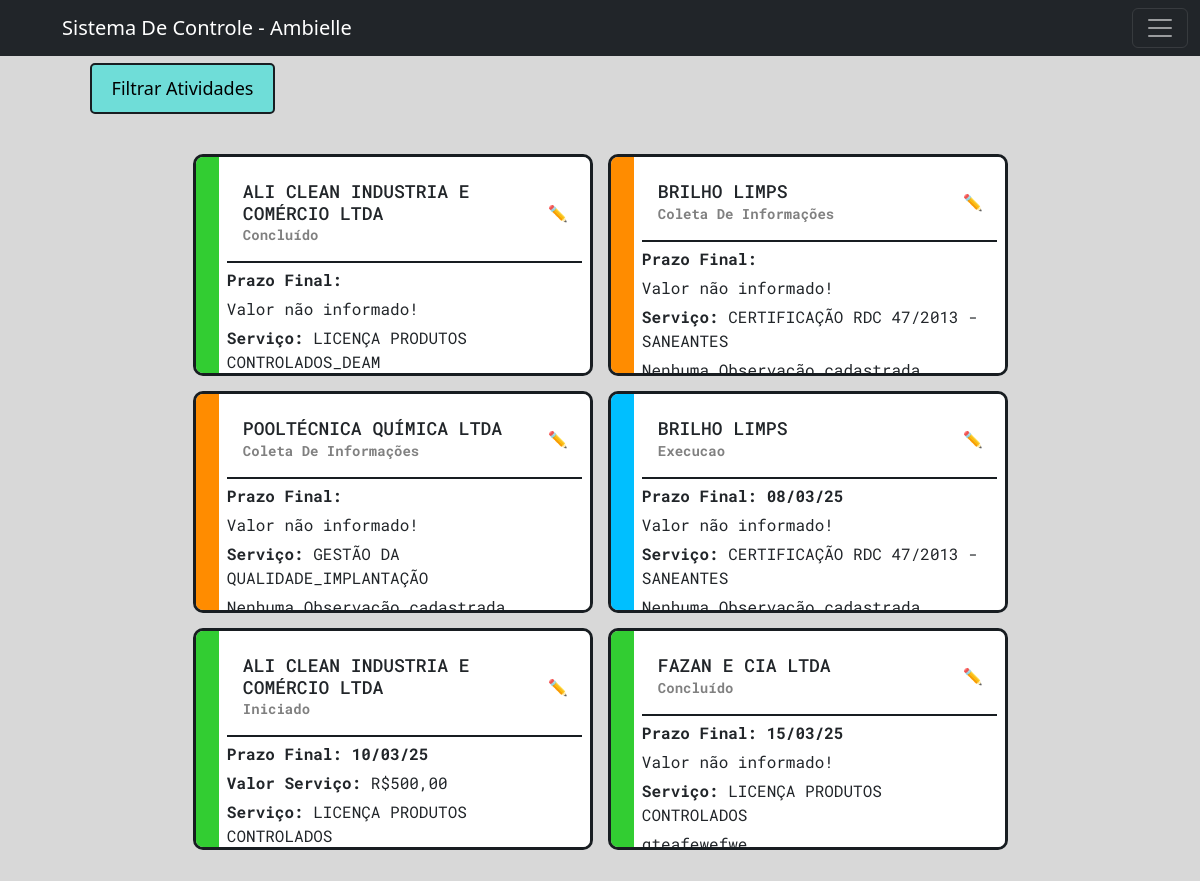
The app's page /ambielle/tarefas/ (signed in), older data.
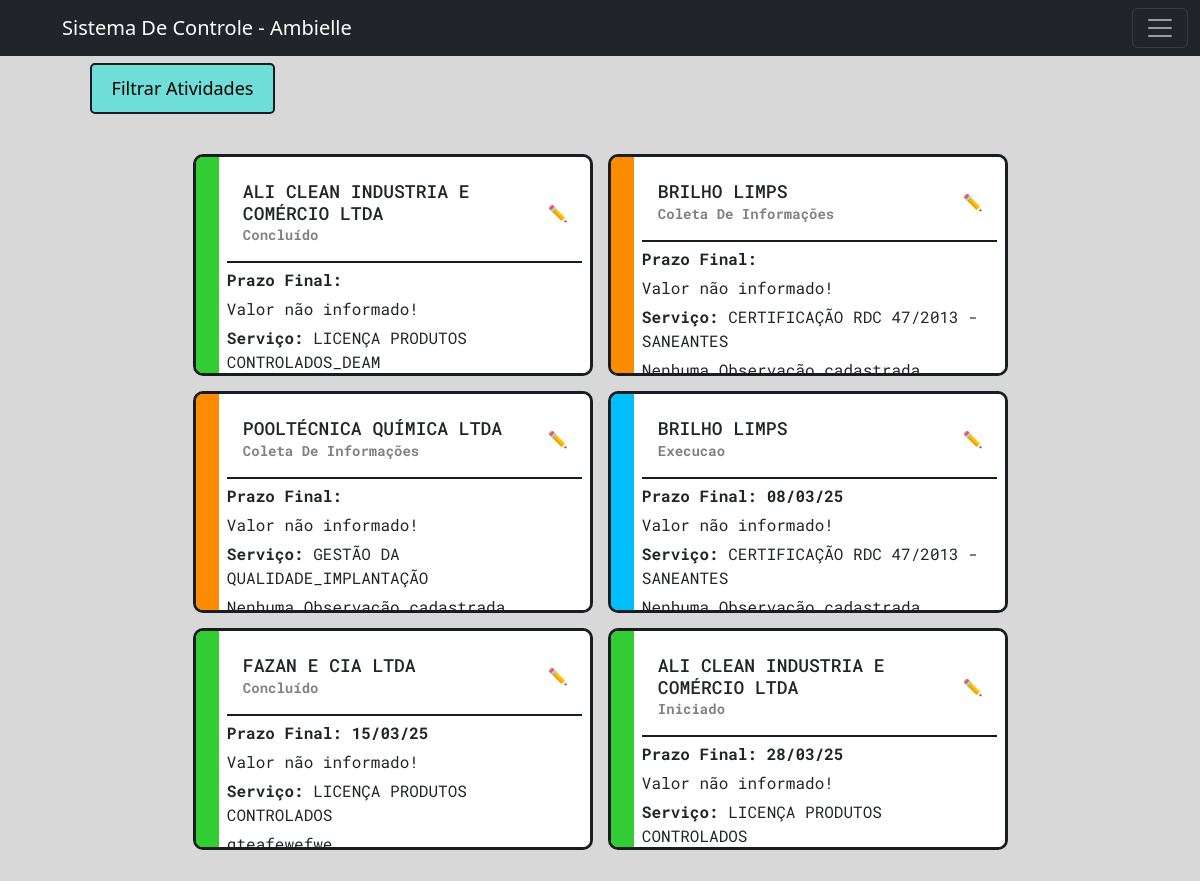
The same page, newer data.
### workflow/models.py (models this page shows, shortened)
class Tarefa(models.Model):
    STATUS_CHOICES = [
        ('Iniciado', 'Iniciado'),
        ('Coleta De Informações', 'Coleta de Informações'),
        ('Execucao', 'Execução'),
        ('Aprovação Cliente', 'Aprovação Cliente'),
        ('Concluído', 'Concluído'),
        ('Encerrado', 'Encerrado'),
    ]
    tipo_servico = models.ForeignKey(TipoServico, on_delete=models.CASCADE, related_name="tarefas")
    cliente = models.ForeignKey(Cliente, on_delete=models.CASCADE)
    status = models.CharField(max_length=50, choices=STATUS_CHOICES, default='iniciado')
    data_inicio = models.DateField(default=timezone.now)
    prazo_final = models.DateField(null=True, blank=True)
    observacoes = models.TextField(blank=True, null=True)
    valor_total_servico = models.DecimalField(max_digits=10, decimal_places=2, blank=True, null=True)

class Cliente(models.Model):
    nome = models.CharField(max_length=255)
    endereco = models.CharField(max_length=255)
    numero = models.IntegerField(null=True)
    bairro = models.CharField(max_length=255, blank=True, null=True)
    razao_social = models.CharField(max_length=255, blank=True, null=True)
    telefone = models.CharField(max_length=15)
    email = models.EmailField()
    contato_principal = models.CharField(max_length=255)
    contato_secundario = models.CharField(max_length=255, blank=True, null=True)
    proposta_link = models.URLField(blank=True, null=True)
    cnpj = models.CharField(max_length=15)
    def __str__(self):
        return f"{self.nome}"

class TipoServico(models.Model):
    nome = models.CharField(max_length=50, unique=True)
    orgao = models.CharField(max_length=50, blank=True)
    def __str__(self):
        return f"{self.nome}"

### workflow/views/getPage.py (the view, shortened to what this page needs)
# urls.py: path('ambielle/tarefas/', views.get_tarefas_filtradas, name='get_tarefas_filtradas'),
@login_required(login_url='workflow:login')
def get_tarefas_filtradas(request):
    title = 'Tarefas Filtradas'
    cliente_selecionado = request.GET.get('cliente', 'todos')  # Valor padrão: "todos"
    status_selecionados = request.GET.getlist('status', [])
    data_inicial = parse_date(request.GET.get('data_inicial', ''))
    data_final = parse_date(request.GET.get('data_final', ''))
    clientes = Cliente.objects.all()
    if not request.GET:
        tarefas = Tarefa.objects.all()
    tarefas = tarefas.order_by('prazo_final')
    status_choices = [
        ('Iniciado', 'Iniciado'),
        ('Coleta De Informações', 'Coleta de Informações'),
        ('Execucao', 'Execução'),
        ('Aprovação Cliente', 'Aprovação Cliente'),
        ('Concluído', 'Concluído'),
        ('Encerrado', 'Encerrado'),
    ]
    status_colors = {
        'Iniciado': '#32CD32',
        'Coleta De Informações': '#FF8C00',
        'Execucao': '#00BFFF',
        'Aprovação Cliente': '#FFD700',
        'Concluído': '#32CD32',
        'Encerrado': '#B22222',
    }
    for tarefa in tarefas:
        tarefa.status_color = status_colors.get(tarefa.status, '#000000')
    return render(request, 'workflow/timeLine.html', {
        'title': title,
        'tarefas': tarefas,
        'clientes': clientes,
        'cliente_selecionado': cliente_selecionado,
        'status_choices': status_choices,
        'status_selecionados': status_selecionados,
        'data_inicial': data_inicial,
        'data_final': data_final,
    })

### workflow/templates/workflow/timeLine.html (shortened to what this page needs)
{% extends 'global/base.html' %}
{% block content %}
<main>
    <section>
        <button class="open-modal-btn">Filtrar Atividades</button>
    </section>
    <section>
        <div class="tasks-section">
            <div class="tasks-row">
                {% if tarefas %}
                {% for task in tarefas %}
                <div class="task-card" style="--status-color: {{ task.status_color }};">
                    <div class="task-status-bar"></div>
                    <div class="task-content">
                        <div class="task-header">
                            <div class="task-dateCli">
                                <h3>{{ task.cliente }}</h3>
                                <span class="date">{{ task.status }}</span>
                            </div>
                            <button class="btn-editar" data-id="{{ task.id }}" data-status="{{ task.status }}">
                                ✏️
                            </button>
                        </div>
                        <div class="info">
                            <p><strong>Prazo Final:</strong> <span class="date">{{ task.prazo_final|date:'d/m/y'}}</span></p>
                            {% if task.valor_total_servico %}
                            <p><strong>Valor Serviço:</strong> R${{ task.valor_total_servico }}</p>
                            {% else %}
                            <p>Valor não informado!</p>
                            {% endif %}
                            <p><strong>Serviço:</strong> {{ task.tipo_servico }}</p>
                            {% if task.observacoes %}
                            <p>{{ task.observacoes }}</p>
                            {% else %}
                            <p>Nenhuma Observação cadastrada.</p>
                            {% endif %}
                        </div>
                    </div>
                </div>
                {% endfor %}
                {% else %}
                <p>Nenhuma tarefa encontrada. Ajuste os filtros e tente novamente.</p>
                {% endif %}
            </div>
        </div>
    </section>
</main>
{% endblock %}

Row changes from the older to the newer data that the page shows:
shown differently, row unchanged: Tarefa "gteafewefwe": moves up the list
changed Tarefa "Iniciado": prazo_final "10/03/25" → "28/03/25"; valor_total_servico "500,00" → (not shown); valor_total_servico "Valor Serviço: R$" → "Valor não informado!"
